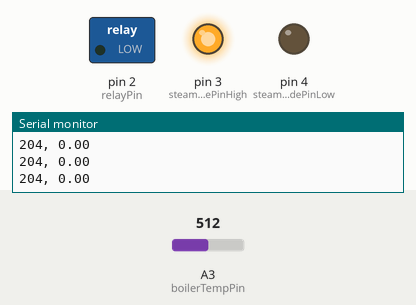
Bench run of a sketch on a simulated Arduino Uno, built with avr-gcc and run on an emulated ATmega328P. Parts: switched loads named in the sketch (green lamp = pin HIGH), output pins drawn as LEDs (lit = HIGH), the last lines printed to the serial monitor. Dashed ring = blinking. The inputs (shaded band) are chosen by the test bench; at power-on: A3 (boilerTempPin) = 512.

Above: at 1.4 s.
1.5 s: A3 (boilerTempPin) set to 308
3.6 s: A3 (boilerTempPin) set to 281
At 4.96 s:
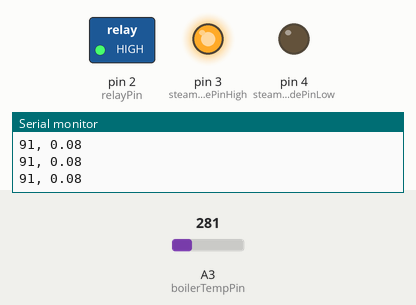
6.6 s: A3 (boilerTempPin) set to 306
At 7.5 s:
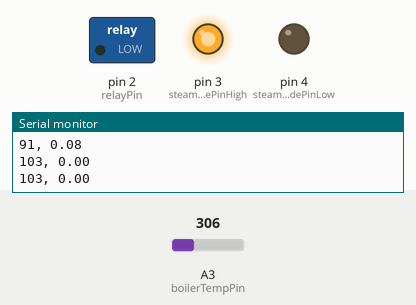
8.1 s: A3 (boilerTempPin) set to 122
At 9.4 s:
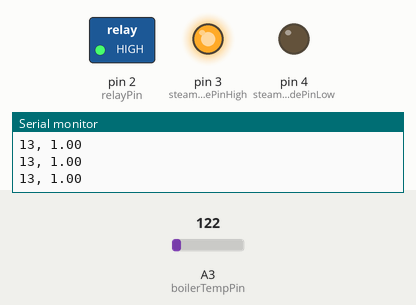
Timing chart, 0 to 10.9 s (numbered marks = the images above; inputs shaded):
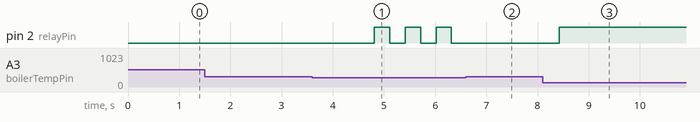

The sketch:

pid.ino
```cpp
#include "Thread.h"
#include "Relay.h"
#include "PID_v1.h"

//96.5 - 92 at group
//99.5 - 95 at group
#define defaultGoalTemp 96.5

#define steamTemp 130
#define sensorAdjustement -4

#define boilerTempPin A3
#define relayPin 2
#define steamModePin 2
#define steamModePinHigh 3
#define steamModePinLow 4

#define relayPeriodSeconds 1
#define readingsIntervalMs 250

double goal = defaultGoalTemp;
double pidInput;
double pidControlOutput;

Thread timerThread = Thread();
Relay relay(relayPin, relayPeriodSeconds);
//PID pidControl(&pidInput, &pidControlOutput, &goal, 100.0, 0., 0., DIRECT);
//PID pidControl(&pidInput, &pidControlOutput, &goal, 2.0, 200., 75., DIRECT);
//PID pidControl(&pidInput, &pidControlOutput, &goal, 2.0, 0., 0., DIRECT);
PID pidControl(&pidInput, &pidControlOutput, &goal, 4.0, 0., 0., DIRECT);
//PID pidControl(&pidInput, &pidControlOutput, &goal, 32.0, 0., 0., DIRECT);


void setup() {
  Serial.begin(9600);

  pinMode(relayPin , OUTPUT);
  pinMode(steamModePinHigh , OUTPUT);
  pinMode(steamModePinLow , OUTPUT);

  digitalWrite(steamModePinHigh, HIGH);
  digitalWrite(steamModePinLow, LOW);

  timerThread.onRun(updatePID);
  timerThread.setInterval(readingsIntervalMs);
  relay.setRelayMode(relayModeAutomatic);
  relay.setDutyCyclePercent(0.);
  pidControl.SetMode(AUTOMATIC);
}

double readTemp(int pin) {
  int reading = analogRead(pin);
  double voltage = reading * (5.0 / 1024.0);
  double celcious = (voltage - 0.5) * 100;

  return celcious;
}

void updatePID() {
  float dutyCycle = relay.getDutyCyclePercent();
  pidInput = readTemp(boilerTempPin) - sensorAdjustement;

  if (pidInput > goal) {
    relay.setDutyCyclePercent(0);
    relay.setRelayPosition(relayPositionOpen);
  } else {
    float newDutyCycle = pidControlOutput / 255;
    relay.setDutyCyclePercent(newDutyCycle);
  }

  pidControl.Compute();
  relay.loop();
}

bool isSteamMode() {
  return digitalRead(steamModePin);
}

void loop() {
  if (isSteamMode())
    goal = steamTemp;
  else
    goal = defaultGoalTemp;

  if (timerThread.shouldRun()) {
      Serial.print((int) pidInput);
      Serial.print(", ");
      Serial.println(relay.getDutyCyclePercent());

      timerThread.run();
  }

  delay(100);
}
```

Relay.cpp
```cpp
/*
 * Relay.h
 *
 * Implement a relay controlled by duty cycle.
 *
 * Author: Rob Bultman
 *         Sept. 13, 2017
 */

#include "Relay.h"
#include <Arduino.h>

Relay::Relay(uint8_t pin, uint16_t periodInSeconds): _pin(pin), _periodInSeconds(periodInSeconds) {
    pinMode(_pin, OUTPUT);
    digitalWrite(_pin, LOW);
    _dutyCycle = 0.5;
    _mode = relayModeManual;
    _position = relayPositionOpen;
}

void Relay::setRelayMode(RelayMode mode) {
   switch (mode) {
      case relayModeManual:
         _mode = mode;
         setRelayPosition(relayPositionOpen);
         break;
      case relayModeAutomatic:
         if (relayModeAutomatic != _mode) {
            _mode = mode;
            _periodTime = 0;
            _oldTime = millis();
         }
         break;
   }
}

RelayMode Relay::getRelayMode(void) {
   return _mode;
}

void Relay::setRelayPosition(RelayPosition position) {
   switch(position) {
      case relayPositionOpen:
      case relayPositionClosed:
         _position = position;
         digitalWrite(_pin, _position);
         break;
   }
}

RelayPosition Relay::getRelayPosition(void) {
  return _position;
}

void Relay::setDutyCyclePercent(double dutyCycle) {
   if ((dutyCycle >= 0.0) && (dutyCycle <= 1.0)) {
      _dutyCycle = dutyCycle;
   }
}

double Relay::getDutyCyclePercent(void) {
   return _dutyCycle;
}

void Relay::setPeriodInSeconds(uint16_t periodInSeconds) {
   _periodInSeconds = periodInSeconds;
}

uint16_t Relay::getPeriodInSeconds(void) {
   return _periodInSeconds;
}

void Relay::loop(void) {
   uint32_t newTime = millis();
   uint32_t offTime = _periodInSeconds * 1000 * _dutyCycle;

   if (_mode == relayModeManual) {
      return;
   }

   if (newTime < _oldTime) {
      _periodTime += (UINT32_MAX - _oldTime + newTime);
   } else {
      _periodTime += (newTime - _oldTime);
   }
   _oldTime = newTime;

   if (_periodTime < offTime) {
      if (_dutyCycle > 0.0) setRelayPosition(relayPositionClosed);
   } else if (_periodTime >= _periodInSeconds*1000) {
      _periodTime = 0;
      if (_dutyCycle > 0.0) setRelayPosition(relayPositionClosed);
   } else {
      setRelayPosition(relayPositionOpen);
   }
}
```

Relay.h
```cpp
/*
 * Relay.h
 *
 * Implement a relay controlled by duty cycle.
 *
 * Author: Rob Bultman
 *         Sept. 13, 2017
 */

#ifndef RELAY_H
#define RELAY_H

#include <stdint.h>

typedef enum {
  relayModeManual,
  relayModeAutomatic
} RelayMode;

typedef enum {
  relayPositionOpen,
  relayPositionClosed
} RelayPosition;

class Relay {
  public:
    Relay(uint8_t pin, uint16_t periodInSeconds);
    void setRelayMode(RelayMode mode);
    RelayMode getRelayMode(void);
    void setRelayPosition(RelayPosition position);
    RelayPosition getRelayPosition(void);
    void setDutyCyclePercent(double dutyCycle);
    double getDutyCyclePercent(void);
    void setPeriodInSeconds(uint16_t periodInSeconds);
    uint16_t getPeriodInSeconds(void);
    void loop(void);

  private:
    uint8_t _pin;
    uint16_t _periodInSeconds;
    double _dutyCycle;
    RelayMode _mode;
    RelayPosition _position;
    uint32_t _periodTime;
    uint32_t _oldTime;
};

#endif // RELAY_H
```

Thread.cpp
```cpp
/*
	Created by Ivan Seidel Gomes, March, 2013.
	Released into the public domain.
*/

#include "Thread.h"

Thread::Thread(void (*callback)(void), unsigned long _interval){
	enabled = true;
	onRun(callback);
	_cached_next_run = 0;
	last_run = millis();

	ThreadID = (int)this;
	#ifdef USE_THREAD_NAMES
		ThreadName = "Thread ";
		ThreadName = ThreadName + ThreadID;
	#endif

	setInterval(_interval);
};

void Thread::runned(unsigned long time){
	// Saves last_run
	last_run = time;

	// Cache next run
	_cached_next_run = last_run + interval;
}

void Thread::setInterval(unsigned long _interval){
	// Save interval
	interval = _interval;

	// Cache the next run based on the last_run
	_cached_next_run = last_run + interval;
}

bool Thread::shouldRun(unsigned long time){
	// If the "sign" bit is set the signed difference would be negative
	bool time_remaining = (time - _cached_next_run) & 0x80000000;

	// Exceeded the time limit, AND is enabled? Then should run...
	return !time_remaining && enabled;
}

void Thread::onRun(void (*callback)(void)){
	_onRun = callback;
}

void Thread::run(){
	if(_onRun != NULL)
		_onRun();

	// Update last_run and _cached_next_run
	runned();
}
	
```

Thread.h
```cpp
/*
 	Thread.h - An runnable object
	Thread is responsable for holding the "action" for something,
	also, it responds if it "should" or "should not" run, based on
	the current time;
	For instructions, go to https://github.com/ivanseidel/ArduinoThread
	Created by Ivan Seidel Gomes, March, 2013.
	Released into the public domain.
*/

#ifndef Thread_h
#define Thread_h

#if defined(ARDUINO) && ARDUINO >= 100
	#include <Arduino.h>
#else
	#include <WProgram.h>
#endif

#include <inttypes.h>

/*
	Uncomment this line to enable ThreadName Strings.
	It might be usefull if you are loging thread with Serial,
	or displaying a list of threads...
*/
// #define USE_THREAD_NAMES	1

class Thread{
protected:
	// Desired interval between runs
	unsigned long interval;

	// Last runned time in Ms
	unsigned long last_run;

	// Scheduled run in Ms (MUST BE CACHED)
	unsigned long _cached_next_run;

	/*
		IMPORTANT! Run after all calls to run()
		Updates last_run and cache next run.
		NOTE: This MUST be called if extending
		this class and implementing run() method
	*/
	void runned(unsigned long time);

	// Default is to mark it runned "now"
	void runned() { runned(millis()); }

	// Callback for run() if not implemented
	void (*_onRun)(void);

public:

	// If the current Thread is enabled or not
	bool enabled;

	// ID of the Thread (initialized from memory adr.)
	int ThreadID;

	#ifdef USE_THREAD_NAMES
		// Thread Name (used for better UI).
		String ThreadName;
	#endif

	Thread(void (*callback)(void) = NULL, unsigned long _interval = 0);

	// Set the desired interval for calls, and update _cached_next_run
	virtual void setInterval(unsigned long _interval);

	// Return if the Thread should be runned or not
	virtual bool shouldRun(unsigned long time);

	// Default is to check whether it should run "now"
	bool shouldRun() { return shouldRun(millis()); }

	// Callback set
	void onRun(void (*callback)(void));

	// Runs Thread
	virtual void run();
};

#endif
```

Measured:
- the behaviour switches between 292 and 291 on A3 (boilerTempPin) (found by bisection; images 0 and 1)
- after the input at 3.6 s, pin 2 (relayPin): alternates HIGH for 0.30 s and LOW for 0.30 s, starting after 1.2 s
- after the input at 6.6 s, pin 2 (relayPin): stops changing and stays LOW
- after the input at 8.1 s, pin 2 (relayPin): LOW → HIGH after 0.32 s
